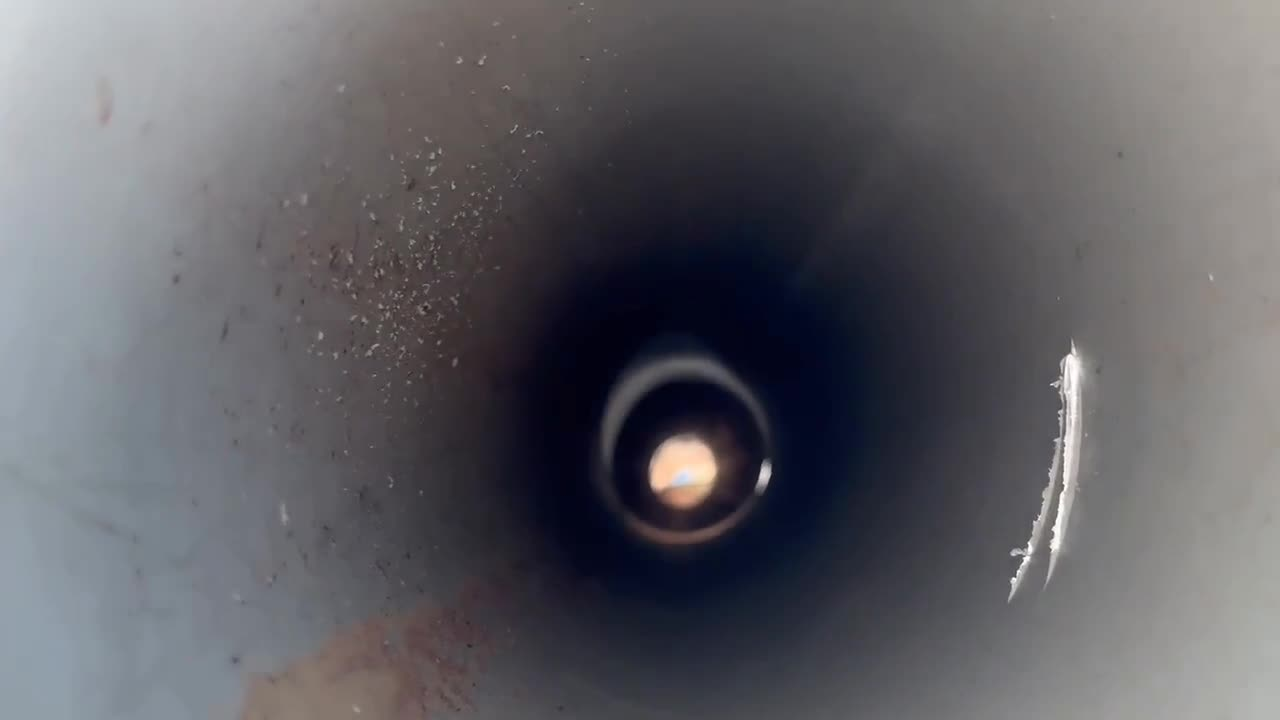
#> input picture 0003.jpg, 1280 x 720 px
$ python crack_detect.py
#> lines starting #> are read from the running program, lines starting #| are printed output that depends on the picture; after the words box and inside, x2 and y2 are one past the last pixel; in counts of white or black regions, pixels touching at a corner belong together
#> further down, image is the input picture: shape (720, 1280, 3); mean B, G, R 100.4, 95.1, 95.7
import cv2
import numpy as np

def detect_cracks(frame):
    # Convert frame to grayscale
    gray = cv2.cvtColor(frame, cv2.COLOR_BGR2GRAY)

    # Apply Gaussian blur to smooth the image
    blurred = cv2.GaussianBlur(gray, (5, 5), 0)

    # Apply Canny edge detection
    edges = cv2.Canny(blurred, 50, 150)
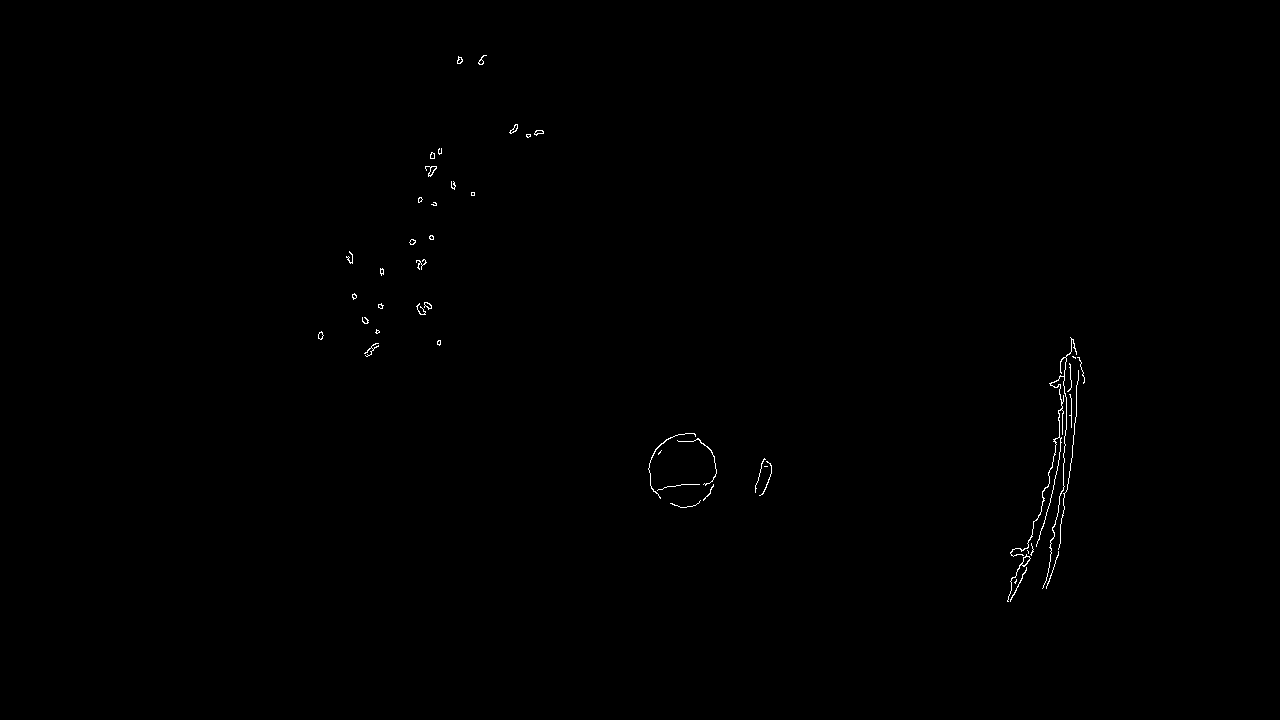
#> edges: shape (720, 1280); 0.24% white in thin lines or dots, all inside (x1, y1, x2, y2) = (318, 55, 1085, 602)

    # Perform morphological operations to close gaps in edges
    kernel = np.ones((5, 5), np.uint8)
    closed_edges = cv2.morphologyEx(edges, cv2.MORPH_CLOSE, kernel)
#> closed_edges: shape (720, 1280); 0.47% white; 26 white regions (3 under 20 px)

    # Find contours of potential cracks
    contours, _ = cv2.findContours(closed_edges.copy(), cv2.RETR_EXTERNAL, cv2.CHAIN_APPROX_SIMPLE)
#> contours = 26 contours, 9 with area under 20; largest, box (x1, y1, x2, y2) and area: (1007, 337, 1085, 602) 3838, (648, 433, 717, 508) 2924, (416, 302, 432, 315) 116, (425, 166, 437, 177) 66, (364, 343, 379, 357) 64

    # Draw bounding boxes around potential cracks
    for contour in contours:
        # Filter contours based on area (you may need to adjust these thresholds)
        if cv2.contourArea(contour) > 100:
            x, y, w, h = cv2.boundingRect(contour)
            cv2.rectangle(frame, (x, y), (x + w, y + h), (0, 255, 0), 2)
#> this loop made 26 passes
#> (x, y, w, h) on passes 2, 5, 10: (648, 433, 69, 75), (1007, 337, 78, 265), (416, 302, 16, 13)
#> contour on pass 19: [[471, 192], [471, 195], [474, 195], [474, 192]]
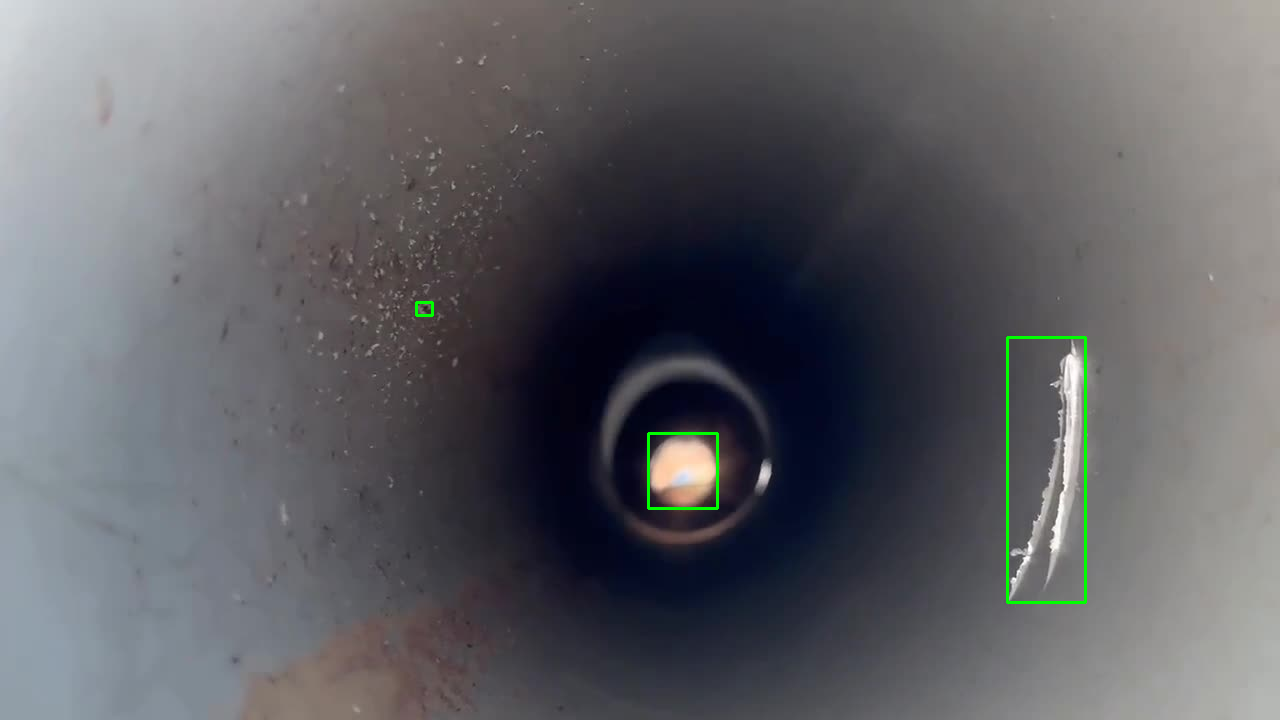
#> frame: shape (720, 1280, 3); 0.33% of pixels changed, all inside (x1, y1, x2, y2) = (415, 301, 1087, 604)

    return frame


def detect_cracks_best(image):
    blur = cv2.medianBlur(image, 7)
    gray = cv2.cvtColor(blur, cv2.COLOR_BGR2GRAY)
    thresh = cv2.adaptiveThreshold(gray,255,cv2.ADAPTIVE_THRESH_GAUSSIAN_C, cv2.THRESH_BINARY,11,3)
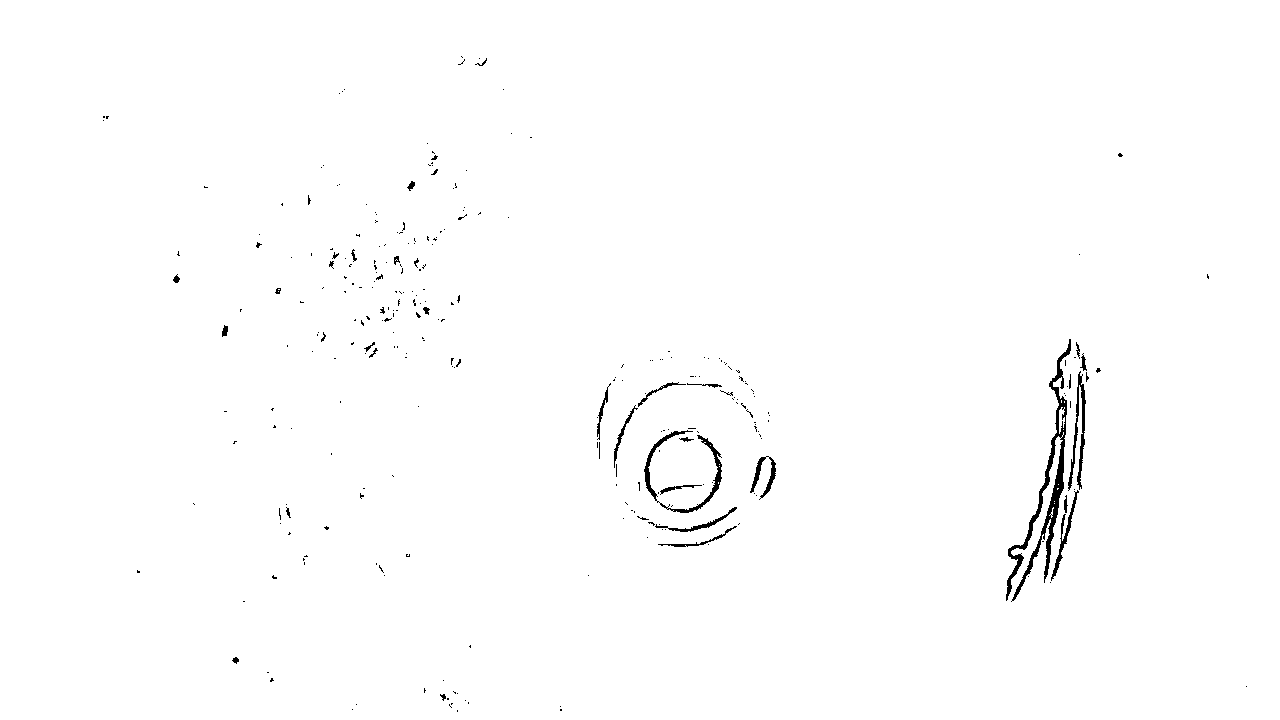
#> thresh: shape (720, 1280); 99.2% white; 291 black regions (255 under 20 px), largest, box (x1, y1, x2, y2) and area: (1006, 339, 1071, 602) 2492, (644, 430, 722, 513) 883, (1068, 371, 1086, 491) 642

    canny = cv2.Canny(thresh, 120, 255, 1)
#> canny: shape (720, 1280); 0.63% white in thin lines or dots, all inside (x1, y1, x2, y2) = (102, 55, 1248, 712)
    kernel = cv2.getStructuringElement(cv2.MORPH_RECT, (5,5))
#> kernel = [[1, 1, 1, 1, 1], [1, 1, 1, 1, 1], [1, 1, 1, 1, 1], [1, 1, 1, 1, 1], [1, 1, 1, 1, 1]]
    opening = cv2.morphologyEx(canny, cv2.MORPH_CLOSE, kernel)
#> opening: shape (720, 1280); 1.4% white; 143 white regions (89 under 20 px), largest, box (x1, y1, x2, y2) and area: (1005, 339, 1089, 602) 5855, (638, 427, 722, 513) 1627, (613, 381, 753, 477) 785
    dilate = cv2.dilate(opening, kernel, iterations=2)
#> dilate: shape (720, 1280); 5.3% white; 89 white regions

    cnts = cv2.findContours(dilate, cv2.RETR_TREE, cv2.CHAIN_APPROX_SIMPLE)
#> cnts = 100 contours, 6 with area under 20; largest, box (x1, y1, x2, y2) and area: (1001, 335, 1105, 606) 11703, (634, 423, 726, 517) 6574, (609, 352, 775, 490) 4414, (618, 497, 744, 551) 3328, (653, 442, 713, 486) 1844
    cnts = cnts[0] if len(cnts) == 2 else cnts[1]

    min_area = 3000
    for c in cnts:
        area = cv2.contourArea(c)
        if area > min_area:
            cv2.drawContours(image, [c], -1, (36, 255, 12), 2)
#> this loop made 100 passes
#> area on passes 1, 2, 3, 5, 6, 7, 8, 9, 10, 11, 13, 14: 98.5, 171, 129, 809, 26, 201, 187.5, 99, 99, 129, 109, 279.5
#> (c, area) on passes 4, 12, 35, 36, 39, 54: ([[1241, 681], [1241, 691], [1251, 691], [1251, 681]], 100), ([[583, 570], [583, 580], [593, 580], [593, 570]], 100), ([[286, 423], [286, 433], [296, 433], [296, 423]], 100), ([[269, 421], [269, 431], [279, 431], [279, 421]], 100), ([[413, 401], [413, 411], [423, 411], [423, 401]], 100), ([[388, 327], [388, 337], [398, 337], [398, 327]], 100)
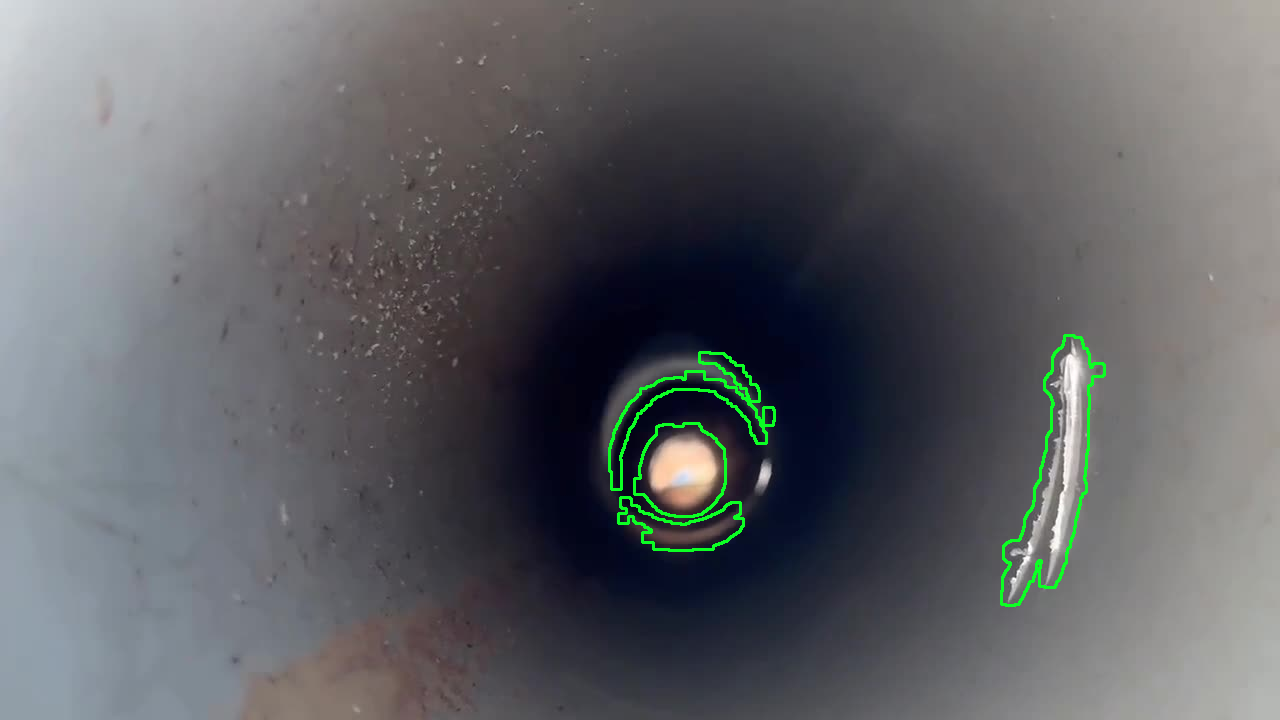
#> image: shape (720, 1280, 3); 0.79% of pixels changed, all inside (x1, y1, x2, y2) = (608, 334, 1106, 607)

    return image

#analyze image and save

image = cv2.imread('0003.jpg')
result_image = detect_cracks(image)
cv2.imwrite('crack_result1.jpg', result_image)
image = cv2.imread('0003.jpg')
result_image = detect_cracks_best(image)
cv2.imwrite('crack_result_best1.jpg', result_image)

$ run again, with 03193.jpg copied over 0003.jpg
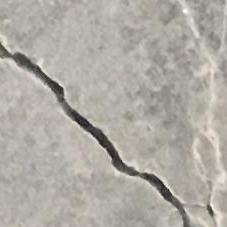
#> input picture 03193.jpg, 227 x 227 px
#> image is the input picture: shape (227, 227, 3); mean B, G, R 164.2, 171.9, 175.2
#> in detect_cracks, `edges = cv2.Canny(blurred, 50, 150)`:
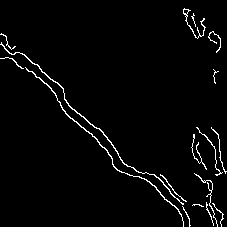
#> edges: shape (227, 227); 2.7% white in thin lines or dots
#> closed_edges: shape (227, 227); 4.6% white; 7 white regions
#> contours = 7 contours, 1 with area under 20; largest, box (x1, y1, x2, y2) and area: (0, 33, 191, 227) 2351, (192, 173, 224, 227) 326, (183, 8, 206, 39) 258, (196, 127, 227, 176) 196, (191, 134, 207, 170) 123, (208, 31, 221, 53) 96
#> the loop in detect_cracks, `for contour in contours:` made 7 passes
#> (x, y, w, h) on passes 1, 2, 3, 5, 7: (192, 173, 32, 54), (191, 134, 16, 36), (196, 127, 31, 49), (0, 33, 191, 194), (183, 8, 23, 31)
#> thresh: shape (227, 227); 88% white; 323 black regions (258 under 20 px), largest, box (x1, y1, x2, y2) and area: (0, 43, 190, 227) 2073, (160, 2, 194, 39) 227, (215, 128, 227, 172) 135
#> canny: shape (227, 227); 8.8% white in thin lines or dots
#> kernel = [[1, 1, 1, 1, 1], [1, 1, 1, 1, 1], [1, 1, 1, 1, 1], [1, 1, 1, 1, 1], [1, 1, 1, 1, 1]]
#> opening: shape (227, 227); 18.2% white; 140 white regions (72 under 20 px), largest, box (x1, y1, x2, y2) and area: (0, 30, 203, 227) 2025, (179, 122, 227, 227) 1494, (160, 0, 227, 57) 1102
#> dilate: shape (227, 227); 73% white; 53 black regions (32 under 20 px)
#> cnts = 56 contours, 28 with area under 20; largest, box (x1, y1, x2, y2) and area: (0, 0, 227, 227) 32482, (0, 93, 44, 125) 920, (49, 0, 103, 27) 830, (15, 160, 45, 202) 700, (0, 128, 39, 163) 652
#> the loop in detect_cracks_best, `for c in cnts:` made 56 passes
#> area on passes 1 to 8: 163, 215.5, 273, 156, 699.5, 652, 543, 920.5
#> after the loop in detect_cracks_best, `for c in cnts:`:
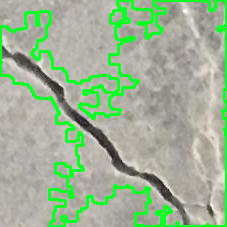
#> image: shape (227, 227, 3); 11.24% of pixels changed, all inside (x1, y1, x2, y2) = (0, 0, 227, 227)
